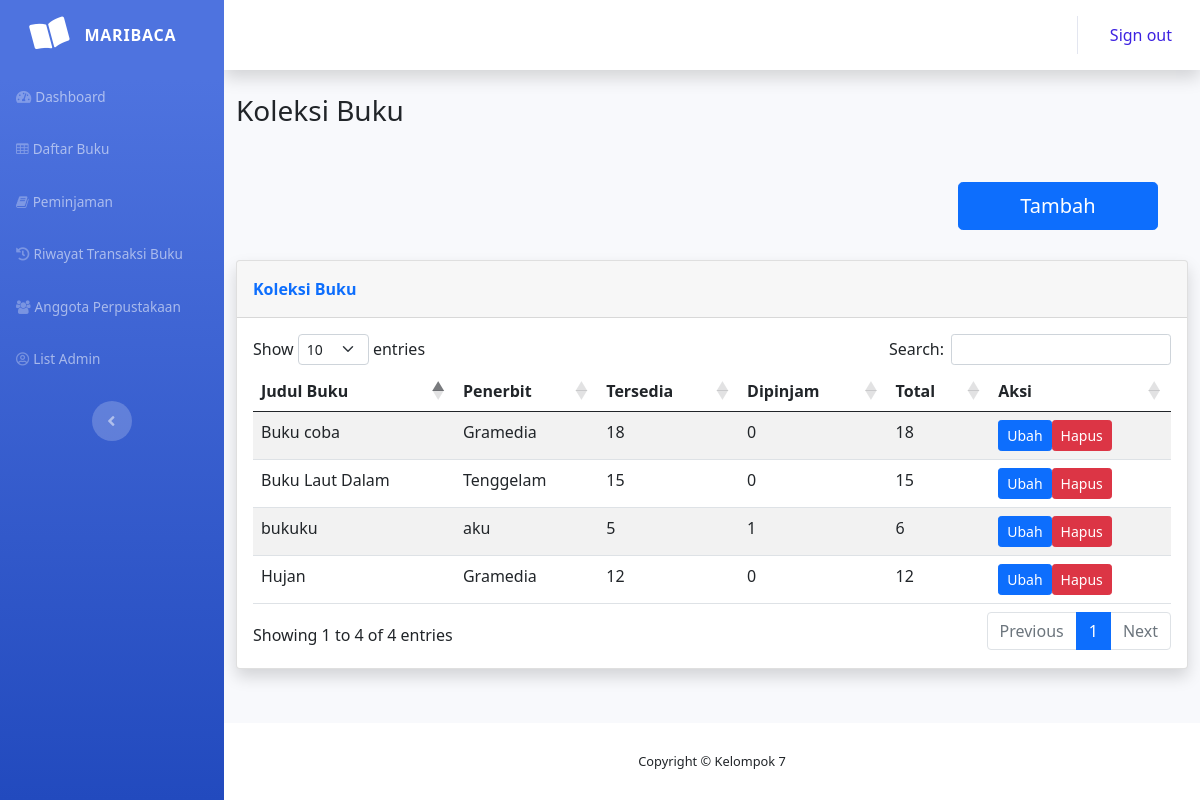
The app's page /?p=buku_read (signed in) with its own data.
### tables this page shows
CREATE TABLE `buku` (
  `ID_buku` int(11) NOT NULL,
  `Judul_Buku` varchar(255) NOT NULL,
  `Penerbit` varchar(255) NOT NULL,
  `Gambar` varchar(100) NOT NULL,
  `Tersedia` int(11) NOT NULL,
  `Dipinjam` int(11) NOT NULL,
  `Total` int(11) NOT NULL,
  `created_at` date NOT NULL,
  `deleted_at` date NOT NULL,
  `updated_at` date NOT NULL
);

### Page/buku_read.php (the view, shortened to what this page needs)
<div class="container-fluid">
    <h3 class="text-dark mb-4">Koleksi Buku</h3>
    <?php if($_SESSION['role'] == 2){ ?>
    <div class="row">
        <div class="tombol"><a class="btn btn-primary btn-lg" id="btn-tambah" href="?p=buku_create"> Tambah </a></div>
    </div>
    <?php } ?>
        <div class="card shadow">
            <div class="card-header py-3">
                <p class="text-primary m-0 fw-bold">Koleksi Buku</p>
            </div>
            <div class="card-body">
            <?php $databuku = mysqli_query($conn, "select * from buku where deleted_at is null");?>
                <table id="tabelbuku" class="table table-striped">
                    <thead>
                        <tr>
                        <th>Judul Buku</th>
                        <th>Penerbit</th>
                        <th>Tersedia</th>
                        <th>Dipinjam</th>
                        <th>Total</th>
                        <?php if($_SESSION['role'] == 2){ ?>
                        <th>Aksi</th>
                        <?php } ?>
                        </tr>
                    </thead>
                    <tbody>
                     <?php while($baris = mysqli_fetch_assoc($databuku)){?>
                        <tr>
                        <td><?php echo $baris["Judul_Buku"]?></td>
                        <td><?php echo $baris["Penerbit"]?></td>
                        <td><?php echo $baris["Tersedia"]?></td>
                        <td><?php echo $baris["Dipinjam"]?></td>
                        <td><?php echo $baris["Total"]?></td>
                        <?php if($_SESSION['role'] == 2){ ?>
                            <td><a class="btn btn-primary btn-sm" href='?p=buku_edit&id=<?php echo $baris['ID_buku']?>'>Ubah</a><a class="btn btn-danger btn-sm" href="?p=buku_delete&id=<?php echo $baris['ID_buku']?>">Hapus</a></td>
                        <?php } ?>
                        </tr>
                    <?php }?>
                    </tbody>
                </table>
            </div>
        </div>
</div>

### assets/admin.css (style rules this page uses)
#btn-tambah { width: 200px; margin: 30px; float: right; }

### records on screen
buku: Judul_Buku "Buku Laut Dalam", Penerbit "Tenggelam", Tersedia "15", Dipinjam "0", Total "15"
buku: Judul_Buku "Hujan", Penerbit "Gramedia", Tersedia "12", Dipinjam "0", Total "12"
buku: Judul_Buku "bukuku", Penerbit "aku", Tersedia "5", Dipinjam "1", Total "6"
buku: Judul_Buku "Buku coba", Penerbit "Gramedia", Tersedia "18", Dipinjam "0", Total "18"
